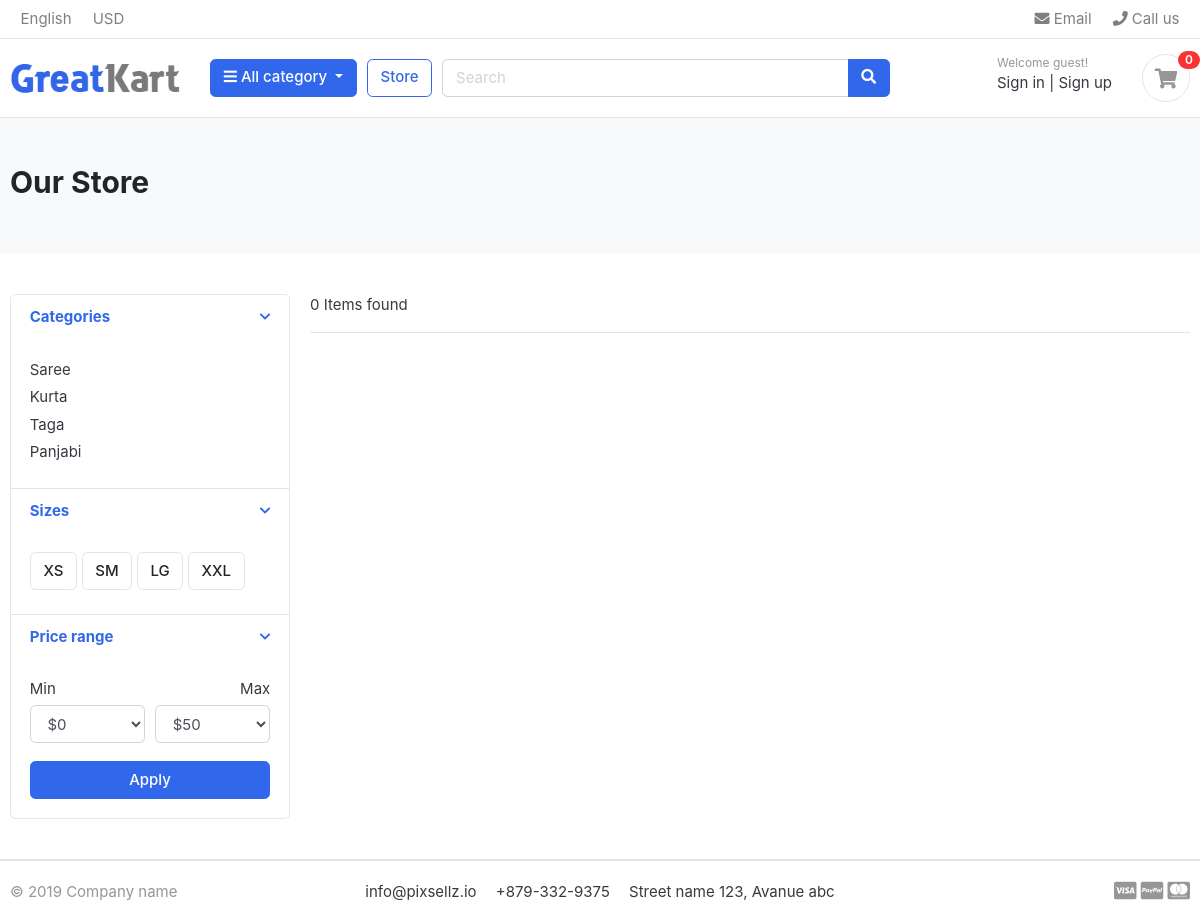
The page /store/category/kurta/ on the database its author committed.
### category/models.py (models this page shows, shortened)
class Category(models.Model):
    category_name = models.CharField(max_length=50, unique=True)
    slug = models.SlugField(max_length=100, unique=True )
    description = models.TextField(max_length=255, blank=True)
    cat_image= models.ImageField(upload_to='photos/categories', blank=True)
    class Meta:
        verbose_name = 'category'
        verbose_name_plural = 'categories'
    def get_url(self):
        return reverse('products_by_category', args=[self.slug])

### store/views.py (the view)
# urls.py: path("store/", include("store.urls")),
def store(request, category_slug=None):
    categories = None
    products = None
    product_per_page = 6
    if category_slug != None:
        categories = get_object_or_404(Category, slug=category_slug)
        products = Product.objects.filter(category=categories, is_available=True).order_by('id')
        paginator = Paginator(products, product_per_page)
        page = request.GET.get('page')
        paged_products = paginator.get_page(page)
        product_count = products.count()
    else:
        products = Product.objects.all().filter(is_available=True).order_by('id')
        paginator = Paginator(products, product_per_page)
        page = request.GET.get('page')
        paged_products = paginator.get_page(page)
        product_count = products.count()
    context = {
        'products': paged_products,
        'product_count': product_count,
    }
    return render(request, 'store/store.html', context)

### carts/context_processors.py (called while the page is built)
def counter(request):
    cart_count = 0
    if 'admin' in request.path:
        return {}
    else:
        try:
            cart = Cart.objects.filter(cart_id=_cart_id(request))
            cart_items = CartItem.objects.all().filter(cart=cart[:1])
            for item in cart_items:
                cart_count += item.quantity
        except Cart.DoesNotExist:
            cart_count = 0
    return dict(cart_count=cart_count)

### carts/views.py (called while the page is built)
def _cart_id(request):
    cart = request.session.session_key
    if not cart:
        cart = request.session.create()
    return cart

### category/context_processors.py (called while the page is built)
def menu_links(request):
    links = Category.objects.all()
    return dict(links=links)

### templates/store/store.html (shortened to what this page needs)
{% extends 'base.html' %}
{% block content %} {% load static %}
<main>
	<section class="section-pagetop bg">
		<div class="container">
			<h2 class="title-page">Our Store</h2>
		</div>
	</section>
	<section class="section-content padding-y">
		<div class="container">
			<div class="row">
				<aside class="col-md-3">
					<div class="card">
						<article class="filter-group">
							<header class="card-header">
								<a
									href="#"
									data-toggle="collapse"
									data-target="#collapse_1"
									aria-expanded="true"
									class="">
									<i class="icon-control fa fa-chevron-down"></i>
									<h6 class="title">Categories</h6>
								</a>
							</header>
							<div
								class="filter-content collapse show"
								id="collapse_1">
								<div class="card-body">
									<ul class="list-menu">
										{% for category in links %}
										<li>
											<a href="{{category.get_url}}"
												>{{ category.category_name }}</a
											>
										</li>
										{% endfor %}
									</ul>
								</div>
							</div>
						</article>
						<article class="filter-group">
							<header class="card-header">
								<a
									href="#"
									data-toggle="collapse"
									data-target="#collapse_4"
									aria-expanded="true"
									class="">
									<i class="icon-control fa fa-chevron-down"></i>
									<h6 class="title">Sizes</h6>
								</a>
							</header>
							<div
								class="filter-content collapse show"
								id="collapse_4">
								<div class="card-body">
									<label class="checkbox-btn">
										<span class="btn btn-light"> XS </span>
									</label>
									<label class="checkbox-btn">
										<span class="btn btn-light"> SM </span>
									</label>
									<label class="checkbox-btn">
										<span class="btn btn-light"> LG </span>
									</label>
									<label class="checkbox-btn">
										<span class="btn btn-light"> XXL </span>
									</label>
								</div>
							</div>
						</article>
						<article class="filter-group">
							<header class="card-header">
								<a
									href="#"
									data-toggle="collapse"
									data-target="#collapse_3"
									aria-expanded="true"
									class="">
									<i class="icon-control fa fa-chevron-down"></i>
									<h6 class="title">Price range</h6>
								</a>
							</header>
							<div
								class="filter-content collapse show"
								id="collapse_3">
								<div class="card-body">
									<div class="form-row">
										<div class="form-group col-md-6">
											<label>Min</label>
											<select class="mr-2 form-control">
												<option value="0">$0</option>
											</select>
										</div>
										<div class="form-group text-right col-md-6">
											<label>Max</label>
											<select class="mr-2 form-control">
												<option value="50">$50</option>
											</select>
										</div>
									</div>
									<button class="btn btn-block btn-primary">
										Apply
									</button>
								</div>
							</div>
						</article>
					</div>
				</aside>
				<main class="col-md-9">
					<header class="border-bottom mb-4 pb-3">
						<div class="form-inline">
							<span class="mr-md-auto"
								>{{ product_count }} Items found
							</span>
						</div>
					</header>
				</main>
			</div>
		</div>
	</section>
</main>
{% endblock %}

### static/css/ui.css (style rules this page uses)
html { font-family: "Inter", sans-serif; font-size: 15px; }
.padding-y { padding-top: 40px; padding-bottom: 40px; }
article:after, .form-group:after { display: block; clear: both; content: ""; }
.bg { background-color: #f8f9fa; }
.title-page { color: #212529; }
.btn-light { background-color: #fff; border-color: #e4e4e4; }
[class*=list-] li:after { visibility: hidden; display: block; content: ""; overflow: hidden; height: 0; clear: both; }
.list-menu { list-style: none; margin: 0; padding-left: 0; }
.list-menu li { margin-bottom: 5px; }
.list-menu a { color: #343a40; }
.icon-control { margin-top: 5px; float: right; font-size: 80%; }
.card-header .title { margin-bottom: 0; line-height: 1.5; }
.filter-group { border-bottom: 1px solid #e4e4e4; }
.filter-group .card-header { border-bottom: 0; }
.filter-group:last-child { border-bottom: 0; }
.checkbox-btn { position: relative; }
.section-pagetop { padding: 45px 0; }

### rows shown on the page
Category: category_name "Saree"
Category: category_name "Kurta"
Category: category_name "Taga"
Category: category_name "Panjabi"

### other values the page prints
{{ cart_count }} "0"
{{ product_count }} "0"
